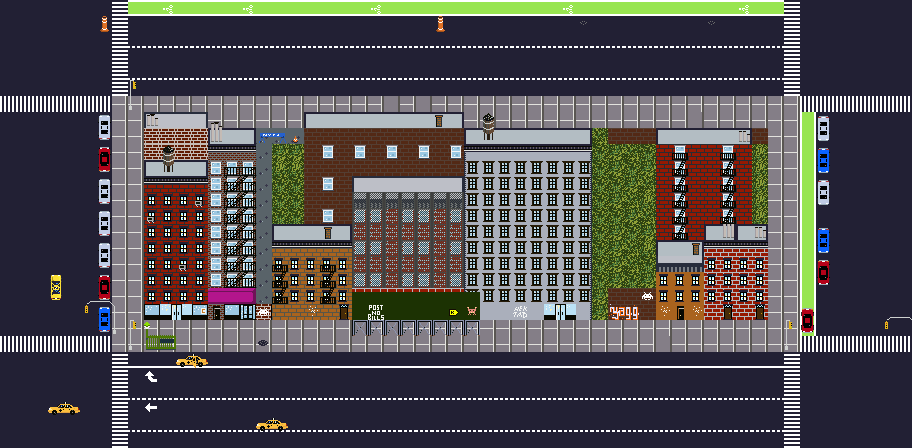

This game map was drawn from its Tiled (.tmx) file and the tilesets committed beside it. A one-line description and the trimmed map source follow:
An orthogonal 57x28 tile map with 16x16 px tiles, 6 tile layers (Roads and Sidewalks, Roads and Sidewalks decoration, COLLIDE-Road and Sidewalks BLOCKED, COLLIDE-Buildings Base, ...) and 9 objects (9x taxi).

<map version="1.10" tiledversion="1.10.2" orientation="orthogonal" renderorder="right-down" width="57" height="28" tilewidth="16" tileheight="16" infinite="0" nextlayerid="10" nextobjectid="11">
 <editorsettings>
  <export target="tile_maps/nyc_1_TEST..tmj" format="json" />
 </editorsettings>
 <tileset firstgid="1" source="NEW_nyc_spritesheet-Recovered.tsx" />
 <group id="8" name="Roads and Sidewalks">
  <layer id="1" name="Roads and Sidewalks" width="57" height="28">
   <data>[1596 cells, 1190 non-empty, 10 distinct tile ids]</data>
  </layer>
  <layer id="2" name="Roads and Sidewalks decoration" width="57" height="28">
   <data>[1596 cells, 318 non-empty, 15 distinct tile ids]</data>
  </layer>
  <layer id="3" name="COLLIDE-Road and Sidewalks BLOCKED" width="57" height="28">
   <data>[1596 cells, 51 non-empty, 19 distinct tile ids]</data>
  </layer>
 </group>
 <group id="7" name="Buildings">
  <layer id="4" name="COLLIDE-Buildings Base" width="57" height="28">
   <data>[1596 cells, 416 non-empty, 24 distinct tile ids]</data>
  </layer>
  <layer id="5" name="COLLIDE-Buildings Decoration Base" width="57" height="28">
   <data>[1596 cells, 269 non-empty, 30 distinct tile ids]</data>
  </layer>
  <layer id="6" name="COLLIDE-Buildings Toppers" width="57" height="28">
   <data>[1596 cells, 91 non-empty, 21 distinct tile ids]</data>
  </layer>
 </group>
 <objectgroup id="9" name="Spawns">
  <object id="1" name="taxi" x="890" y="57">
   <properties>
    <property name="direction" value="LEFT" />
   </properties>
   <point />
  </object>
  <object id="3" name="taxi" x="696" y="89">
   <properties>
    <property name="direction" value="LEFT" />
   </properties>
   <point />
  </object>
  <object id="4" name="taxi" x="418" y="56.5">
   <properties>
    <property name="direction" value="LEFT" />
   </properties>
   <point />
  </object>
  <object id="5" name="taxi" x="23.5" y="50.5">
   <properties>
    <property name="direction" value="LEFT" />
   </properties>
   <point />
  </object>
  <object id="6" name="taxi" x="167" y="78">
   <properties>
    <property name="direction" value="LEFT" />
   </properties>
   <point />
  </object>
  <object id="7" name="taxi" x="313" y="395.5">
   <properties>
    <property name="direction" value="RIGHT" />
   </properties>
   <point />
  </object>
  <object id="8" name="taxi" x="723" y="414.5">
   <properties>
    <property name="direction" value="RIGHT" />
   </properties>
   <point />
  </object>
  <object id="9" name="taxi" x="453" y="66">
   <properties>
    <property name="direction" value="LEFT" />
   </properties>
   <point />
  </object>
  <object id="10" name="taxi" x="45" y="391">
   <properties>
    <property name="direction" value="RIGHT" />
   </properties>
   <point />
  </object>
 </objectgroup>
</map>